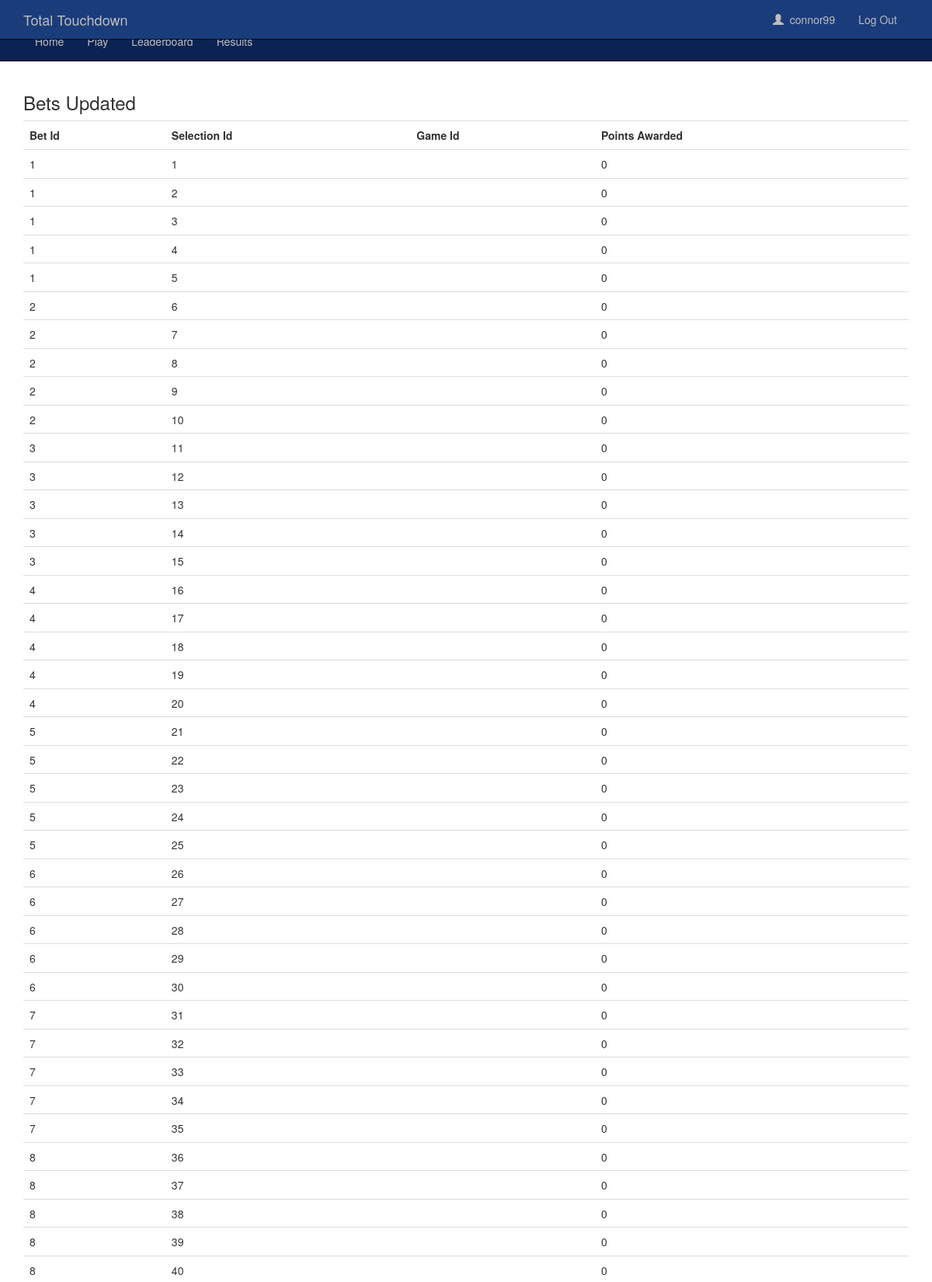
Page /bets/settlebets.php (signed in, upper part) on the committed database.
### tables this page shows
CREATE TABLE Selections
(
	selection_id int NOT NULL AUTO_INCREMENT,
	bet_id  int NOT NULL,
	game_id int NOT NULL,
	hometeamscore int NOT NULL,
	awayteamscore int NOT NULL,
	pointsawarded int NULL,
	CONSTRAINT PK_selection_id PRIMARY KEY (selection_id),
	CONSTRAINT FK_betid FOREIGN KEY (bet_id)
    REFERENCES Bets(bet_id),
    CONSTRAINT FK_gameid FOREIGN KEY (game_id)
    REFERENCES Games(game_id)
);

### model/factories/settlingbetsFactory.php (called while the page is built, shortened)
<?php
class settlingbetsFactory
{
    public function get_unsettled_bets()
    {
        $pdo = get_db();
        $r = $pdo->prepare("
        SELECT sel.selection_id, sel.bet_id, sel.game_id, sel.hometeamscore, sel.awayteamscore, sel.pointsawarded
        FROM TotalTouchdownsDB.Selections sel
        WHERE sel.pointsawarded is NULL
        ");
        $r->execute();
        return $r;
    }
}

### model/classes/selections.php (called while the page is built, shortened)
<?php
class selections
{
    public $selection_id;
    public $bet_id;
    public $pointsawarded;
    public function get_selectionid()
    {
        return $this->selection_id;
    }
    public function set_selectionid($selection_id)
    {
        $this->selection_id = $selection_id;
    }
    public function get_betid()
    {
        return $this->bet_id;
    }
    public function set_betid($bet_id)
    {
        $this->bet_id = $bet_id;
    }
    public function get_pointsawarded()
    {
        return $this->pointsawarded;
    }
    public function set_pointsawarded($pointsawarded)
    {
        $this->pointsawarded = $pointsawarded;
    }
}

### bets/settlebets.php (the view)
<?php
include("../includes/head.php");
?>
  <?php
  include("../includes/navbar.php");
  ?>
  <div class=container>
    <?php
      $settlingbetsFactory = new settlingbetsFactory();
      $rows = $settlingbetsFactory->get_unsettled_bets();
      ?>
      <h3>Bets Updated</h3>
      <table class="table">
      <tr>
        <th>Bet Id</th>
        <th>Selection Id</th>
        <th>Game Id</th>
        <th>Points Awarded</th>
      </tr>
        <?php
    foreach ($rows as $row) {
        $selections = new selections();
        $selections->set_selectionid($row['selection_id']);
        $selections->set_betid($row['bet_id']);
        $selections->set_gameid($row['game_id']);
        $selections->set_hometeamactualscore($row['hometeamscore']);
        $selections->set_awayteamactualscore($row['awayteamscore']);
        $gamesFactory = new gamesFactory();
        $single_game = $gamesFactory->select_single_game($selections->get_gameid());
        $r = $single_game->fetchAll();
        $game = new games($r[0]['hometeam_id'], $r[0]['awayteam_id'], $r[0]['kickoff_datetime'], $r[0]['week_id'], $r[0]['location']);
        $game->set_gameid($r[0]['game_id']);
        $game->set_hometeamactualscore($r[0]['hometeamactualscore']);
        $game->set_awayteamactualscore($r[0]['awayteamactualscore']);
        $selections->set_pointsawarded($settlingbetsFactory->calculate_points_awarded($game, $selections));
        $settlingbetsFactory->update_bet_with_points($selections);
        echo "<tr><td>".$selections->get_betid()."</td>";
        echo "<td>".$selections->get_selectionid()."</td>";
        echo "<td>".$game->get_gameid()."</td>";
        echo "<td>".$selections->get_pointsawarded()."</td>";
        echo "<tr>";
    };
          ?>
        </table>
  </div>
  </body>
  </html>

### content/style/main.css (style rules this page uses)
.table>tbody>tr>th, .table>tbody>tr>td { font-size: 14px; }

### rows in the picture
selections: bet "1", selection_id "1", pointsawarded "0"
selections: bet "1", selection_id "2", pointsawarded "0"
selections: bet "1", selection_id "3", pointsawarded "0"
selections: bet "1", selection_id "4", pointsawarded "0"
selections: bet "1", selection_id "5", pointsawarded "0"
selections: bet "2", selection_id "6", pointsawarded "0"
selections: bet "2", selection_id "7", pointsawarded "0"
selections: bet "2", selection_id "8", pointsawarded "0"
selections: bet "2", selection_id "9", pointsawarded "0"
selections: bet "2", selection_id "10", pointsawarded "0"
selections: bet "3", selection_id "11", pointsawarded "0"
selections: bet "3", selection_id "12", pointsawarded "0"
selections: bet "3", selection_id "13", pointsawarded "0"
selections: bet "3", selection_id "14", pointsawarded "0"
selections: bet "3", selection_id "15", pointsawarded "0"
selections: bet "4", selection_id "16", pointsawarded "0"
selections: bet "4", selection_id "17", pointsawarded "0"
selections: bet "4", selection_id "18", pointsawarded "0"
selections: bet "4", selection_id "19", pointsawarded "0"
selections: bet "4", selection_id "20", pointsawarded "0"
selections: bet "5", selection_id "21", pointsawarded "0"
selections: bet "5", selection_id "22", pointsawarded "0"
selections: bet "5", selection_id "23", pointsawarded "0"
selections: bet "5", selection_id "24", pointsawarded "0"
selections: bet "5", selection_id "25", pointsawarded "0"
selections: bet "6", selection_id "26", pointsawarded "0"
selections: bet "6", selection_id "27", pointsawarded "0"
selections: bet "6", selection_id "28", pointsawarded "0"
selections: bet "6", selection_id "29", pointsawarded "0"
selections: bet "6", selection_id "30", pointsawarded "0"
selections: bet "7", selection_id "31", pointsawarded "0"
selections: bet "7", selection_id "32", pointsawarded "0"
selections: bet "7", selection_id "33", pointsawarded "0"
selections: bet "7", selection_id "34", pointsawarded "0"
selections: bet "7", selection_id "35", pointsawarded "0"
selections: bet "8", selection_id "36", pointsawarded "0"
selections: bet "8", selection_id "37", pointsawarded "0"
selections: bet "8", selection_id "38", pointsawarded "0"
selections: bet "8", selection_id "39", pointsawarded "0"
selections: bet "8", selection_id "40", pointsawarded "0"

### other values in the picture
$_COOKIE["username"] "connor99"
